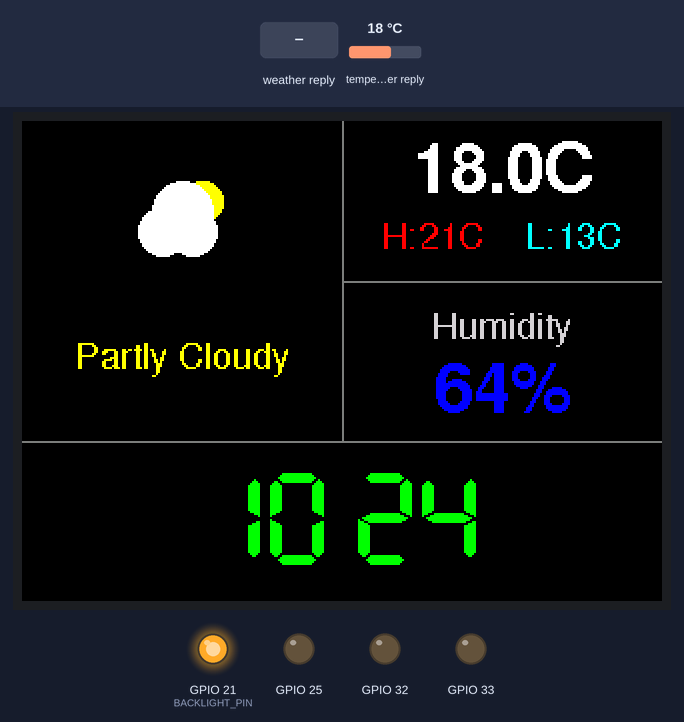
The sketch below on a simulated ESP32. Parts: 320×240 colour display, output pins drawn as LEDs (lit = HIGH). The test bench sets the inputs (shaded band); at power-on: temperature in the weather reply 18 °C. WiFi joins after 1.5 s; servers stay silent unless stated; the local clock reads 2024-03-15 10:24:30 at power-on unless the sketch sets it; web services answer with replies made up by the test bench; what the sketch prints to the serial monitor is not drawn.

Above: at 3.1 s.
3.2 s: weather in the web reply set to Clear
13.9 s: temperature in the weather reply set to -14 °C
At 21.7 s:
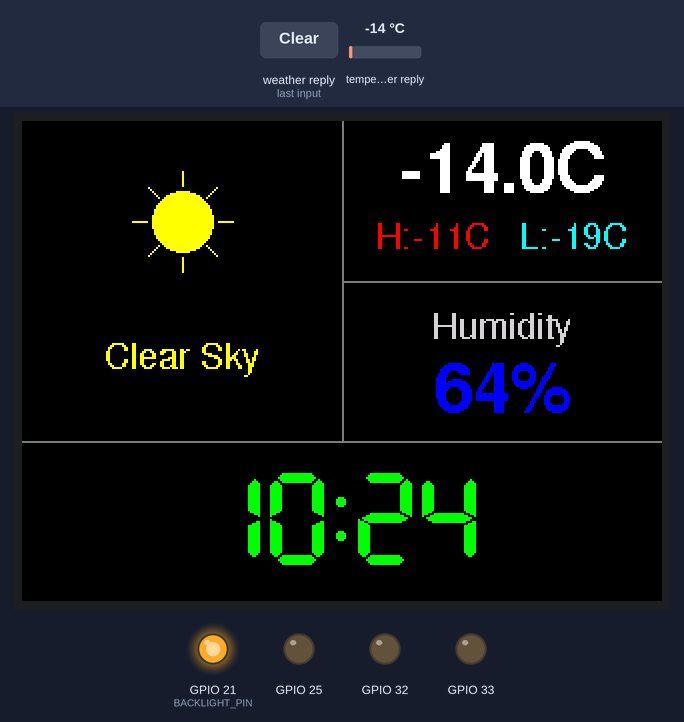
24.5 s: weather in the web reply set to Rain
At 41.4 s:
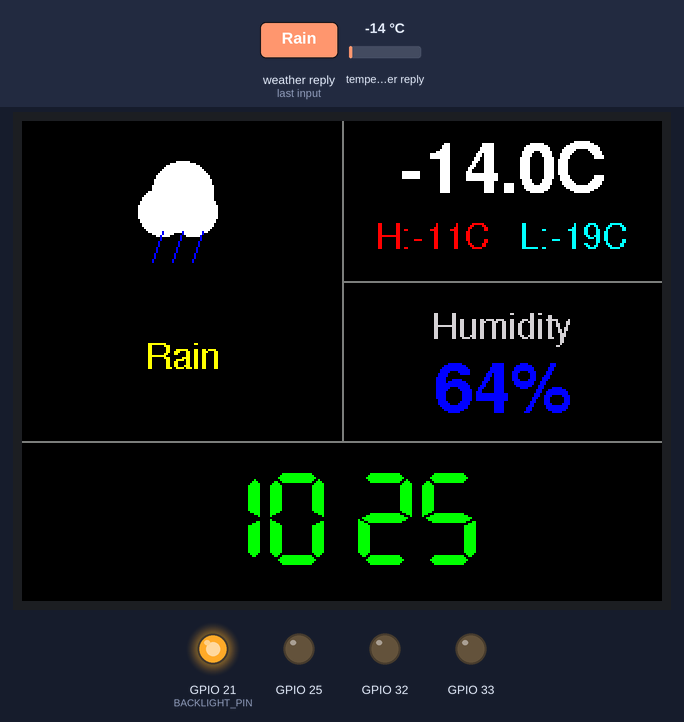
44.5 s: weather in the web reply set to Snow
At 61.8 s:
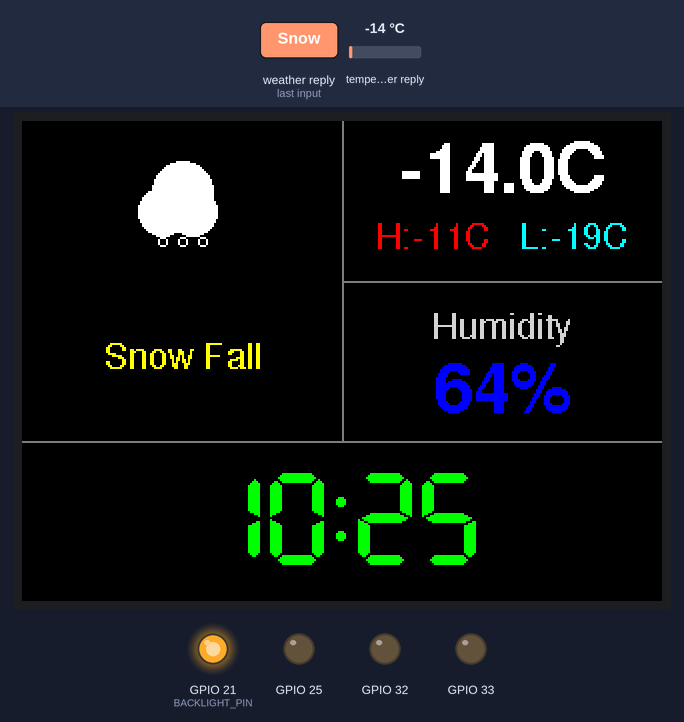
64.6 s: weather in the web reply set to Thunderstorm
At 81.4 s:
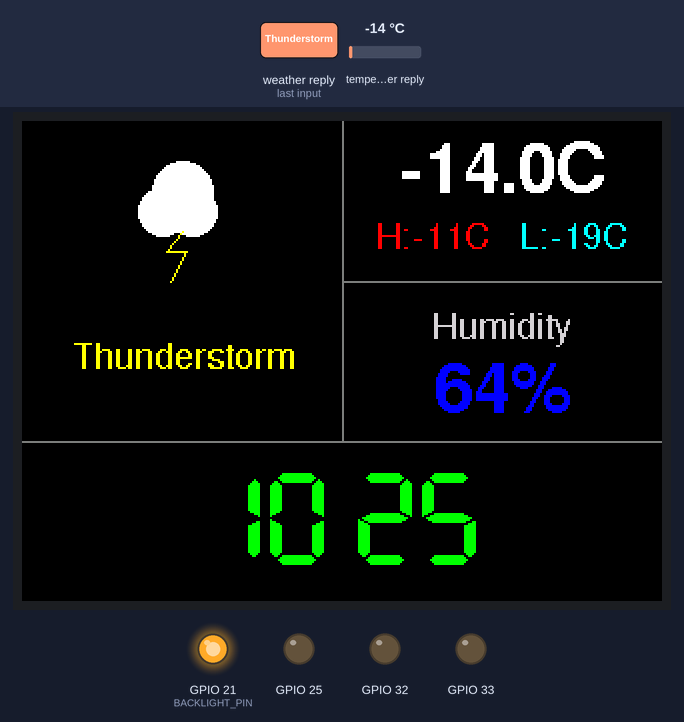
Timing chart, 0 to 82.9 s (numbered marks = the images above; inputs shaded):
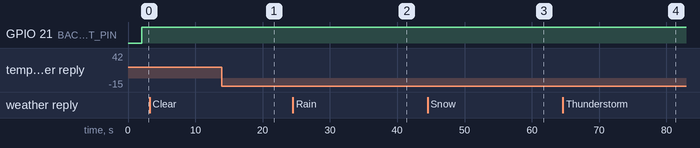

Measured:
- after the input at 24.5 s, the display: first differs from a run without the input after 16.1 s (image 2 shows a later state)
- after the input at 44.5 s, the display: first differs from a run without the input after 16.2 s (image 3 shows a later state)
- after the input at 64.6 s, the display: first differs from a run without the input after 16.3 s (image 4 shows a later state)

The sketch:

Temperature_with_Time.ino
```cpp
#include <WiFi.h>
#include <HTTPClient.h>
#include <ArduinoJson.h>
#include <TFT_eSPI.h>
#include <TFT_Touch.h>
#include "time.h"

// --- Configuration ---
const char* ssid = "YourWIFI2.4G";
const char* password = "YourWIFIPWDg";
const char* ntpServer = "pool.ntp.org";

// Vancouver/Richmond Timezone: PST (UTC-8) / PDT (UTC-7)
const long  gmtOffset_sec = -28800;
const int   daylightOffset_sec = 3600;

// LDR Pin for CYD
#define LDR_PIN 34
#define BACKLIGHT_PIN 21

// Touch pins for CYD 2.4 (Corrected)
#define TOUCH_CS 33
#define TOUCH_CLK 25
#define TOUCH_DIN 32
#define TOUCH_DOUT 39

// Type in your City's Coordinates
float latitude = 49.2827;
float longitude = -123.1207;

unsigned long lastWeatherUpdate = 0;
const long weatherInterval = 60000;
bool colonVisible = true;
unsigned long lastTick = 0;
bool showJustTime = false;
unsigned long lastScreenSwitch = 0;
const long screenInterval = 10000;

TFT_eSPI tft = TFT_eSPI();
TFT_Touch touch(TOUCH_CS, TOUCH_CLK, TOUCH_DIN, TOUCH_DOUT);

void setup() {
  Serial.begin(115200);
  tft.init();
  tft.setRotation(3);
  tft.invertDisplay(true);
  tft.fillScreen(TFT_BLACK);

  // Setup Backlight PWM
  pinMode(BACKLIGHT_PIN, OUTPUT);
  ledcSetup(0, 5000, 8); // Channel 0, 5kHz, 8-bit
  ledcAttachPin(BACKLIGHT_PIN, 0);

  // Setup Touch
  // TFT_Touch uses setCal() for calibration
  touch.setCal(200, 3700, 300, 3800, 320, 240, 1);

  WiFi.begin(ssid, password);
  while (WiFi.status() != WL_CONNECTED) { delay(500); }

  configTime(gmtOffset_sec, daylightOffset_sec, ntpServer);
  updateWeather();
}
void loop() {
  // Automatic screen rotation every 10 seconds
  if (millis() - lastScreenSwitch >= screenInterval) {
    showJustTime = !showJustTime;
    Serial.print("Switching to screen: ");
    Serial.println(showJustTime ? "Just Time" : "Main");
    tft.fillScreen(TFT_BLACK);
    lastScreenSwitch = millis();

    // Force immediate update
    if (!showJustTime) {
      updateWeather();
    }
  }

  if (millis() - lastTick >= 1000) {
    if (showJustTime) {
      displayJustTime();
    } else {
      displayClock();
      adjustBrightness();
    }
    colonVisible = !colonVisible;
    lastTick = millis();
  }

  if (!showJustTime && (millis() - lastWeatherUpdate >= weatherInterval)) {
    updateWeather();
    lastWeatherUpdate = millis();
  }
}

void displayClock() {
  struct tm timeinfo;
  if(!getLocalTime(&timeinfo)) return;

  char timeStr[6]; // HH:MM
  strftime(timeStr, 6, "%H:%M", &timeinfo);

  // Bottom area for clock: y from 160 to 239
  // Clear only this panel area
  tft.fillRect(0, 160, 320, 80, TFT_BLACK);
  tft.drawFastHLine(0, 160, 320, TFT_DARKGREY);

  tft.setTextColor(TFT_GREEN, TFT_BLACK);

  // Use Font 7 for LED/7-segment look
  // Middle of bottom section (approx): y=175
  if (colonVisible) {
    tft.drawCentreString(timeStr, 160, 175, 7);
  } else {
    // Hide colon by replacing it with a space in the string
    timeStr[2] = ' ';
    tft.drawCentreString(timeStr, 160, 175, 7);
  }
}

void adjustBrightness() {
  // Fixed at 100% brightness as requested
  ledcWrite(0, 255);
}

void displayJustTime() {
  struct tm timeinfo;
  if(!getLocalTime(&timeinfo)) return;

  char timeStr[6]; // HH:MM
  strftime(timeStr, 6, "%H:%M", &timeinfo);

  char dateStr[11]; // yyyy-mm-dd
  strftime(dateStr, 11, "%Y-%m-%d", &timeinfo);

  if (!colonVisible) {
    timeStr[2] = ' ';
  }

  tft.setTextColor(TFT_GREEN, TFT_BLACK);

  // Large Time (Size 2)
  tft.setTextSize(2);
  tft.drawCentreString(timeStr, 160, 40, 7);

  // Date (Size 1) at the bottom, reduced to 80% width (approx 256px)
  tft.setTextSize(1);
  int dateWidth = 256;
  int startX = (320 - dateWidth) / 2;
  float charSpacing = (float)dateWidth / 10.0;

  // Clear the date area first to allow transparent drawing
  tft.fillRect(0, 155, 320, 85, TFT_BLACK);
  tft.setTextColor(TFT_GREEN);

  for (int i = 0; i < 10; i++) {
    char buf[2] = {dateStr[i], 0};
    // Add 2px additional spacing for each digit after the first
    int offsetX = (i > 0) ? (i * 2) : 0;
    tft.drawString(buf, (int)(startX + (i * charSpacing)) + offsetX, 160, 7);
  }
}

void updateWeather() {
  if (WiFi.status() == WL_CONNECTED) {
    HTTPClient http;
    String url = "http://api.open-meteo.com/v1/forecast?latitude=" + String(latitude) +
                 "&longitude=" + String(longitude) +
                 "&current=temperature_2m,relative_humidity_2m,weather_code" +
                 "&daily=temperature_2m_max,temperature_2m_min&timezone=auto&forecast_days=1";

    http.begin(url);
    if (http.GET() > 0) {
      DynamicJsonDocument doc(2048);
      deserializeJson(doc, http.getString());
      drawUI(doc["current"]["temperature_2m"], doc["daily"]["temperature_2m_max"][0],
             doc["daily"]["temperature_2m_min"][0], doc["current"]["relative_humidity_2m"],
             doc["current"]["weather_code"]);
    }
    http.end();
  }
}

void drawWeatherIcon(int x, int y, int code) {
  switch (code) {
    case 0: // Clear Sky - Sun
      tft.fillCircle(x, y, 15, TFT_YELLOW);
      for (int i = 0; i < 360; i += 45) {
        float rad = i * 3.14159265 / 180.0;
        int x1 = x + (int)(cos(rad) * 18);
        int y1 = y + (int)(sin(rad) * 18);
        int x2 = x + (int)(cos(rad) * 25);
        int y2 = y + (int)(sin(rad) * 25);
        tft.drawLine(x1, y1, x2, y2, TFT_YELLOW);
      }
      break;
    case 1: case 2: case 3: // Partly Cloudy
      // Sun
      tft.fillCircle(x + 10, y - 10, 10, TFT_YELLOW);
      // Cloud
      tft.fillCircle(x - 10, y + 5, 12, TFT_WHITE);
      tft.fillCircle(x + 5, y + 5, 12, TFT_WHITE);
      tft.fillCircle(x, y - 5, 15, TFT_WHITE);
      break;
    case 45: case 48: // Foggy
      for (int i = -15; i <= 15; i += 10) {
        tft.drawFastHLine(x - 20, y + i, 40, TFT_LIGHTGREY);
      }
      break;
    case 51: case 53: case 55: // Drizzle
    case 61: case 63: case 65: // Rain
    case 80: case 81: case 82: // Rain Showers
      // Cloud
      tft.fillCircle(x - 10, y - 5, 12, TFT_WHITE);
      tft.fillCircle(x + 5, y - 5, 12, TFT_WHITE);
      tft.fillCircle(x, y - 15, 15, TFT_WHITE);
      // Rain drops
      for (int i = 0; i < 3; i++) {
        tft.drawLine(x - 10 + i * 10, y + 5, x - 15 + i * 10, y + 20, TFT_BLUE);
      }
      break;
    case 71: case 73: case 75: // Snow
    case 77: // Snow Grains
    case 85: case 86: // Snow Showers
      // Cloud
      tft.fillCircle(x - 10, y - 5, 12, TFT_WHITE);
      tft.fillCircle(x + 5, y - 5, 12, TFT_WHITE);
      tft.fillCircle(x, y - 15, 15, TFT_WHITE);
      // Snow (asterisks)
      for (int i = 0; i < 3; i++) {
        tft.drawCircle(x - 10 + i * 10, y + 10, 2, TFT_WHITE);
      }
      break;
    case 95: case 96: case 99: // Thunderstorm
      // Cloud
      tft.fillCircle(x - 10, y - 5, 12, TFT_WHITE);
      tft.fillCircle(x + 5, y - 5, 12, TFT_WHITE);
      tft.fillCircle(x, y - 15, 15, TFT_WHITE);
      // Lightning
      tft.drawLine(x, y + 5, x - 8, y + 15, TFT_YELLOW);
      tft.drawLine(x - 8, y + 15, x + 2, y + 15, TFT_YELLOW);
      tft.drawLine(x + 2, y + 15, x - 6, y + 30, TFT_YELLOW);
      break;
    default:
      tft.drawCentreString("?", x, y - 10, 4);
      break;
  }
}

void drawUI(float current, float high, float low, int hum, int code) {
  // Clear weather area (0,0 to 320,159)
  tft.fillRect(0, 0, 320, 160, TFT_BLACK);

  // Layout dividers for top section
  tft.drawFastVLine(160, 0, 160, TFT_DARKGREY);
  tft.drawFastHLine(160, 80, 160, TFT_DARKGREY);

  // Left Panel: Icon & Condition Text
  drawWeatherIcon(80, 50, code); // Centered in left panel
  tft.setFreeFont(&FreeSans9pt7b);
  tft.setTextColor(TFT_YELLOW);
  tft.drawCentreString(getWMOString(code), 80, 110, 1);

  // Right Top: Current Temp & High/Low
  tft.setTextDatum(TC_DATUM); // Top Center
  tft.setFreeFont(&FreeSansBold18pt7b);
  tft.setTextColor(TFT_WHITE);
  tft.drawString(String(current, 1) + "C", 240, 10);

  tft.setFreeFont(&FreeSans9pt7b);
  tft.setTextColor(TFT_RED);
  tft.drawString("H:" + String(high, 0) + "C", 205, 50);
  tft.setTextColor(TFT_CYAN);
  tft.drawString("L:" + String(low, 0) + "C", 275, 50);

  // Right Bottom: Humidity
  tft.setTextColor(TFT_LIGHTGREY);
  tft.drawString("Humidity", 240, 95);
  tft.setTextColor(TFT_BLUE);
  tft.setFreeFont(&FreeSansBold18pt7b);
  tft.drawString(String(hum) + "%", 240, 120);

  tft.setTextDatum(TL_DATUM); // Reset to default Top Left
}

String getWMOString(int code) {
  switch (code) {
    case 0: return "Clear Sky";
    case 1: case 2: case 3: return "Partly Cloudy";
    case 45: case 48: return "Foggy";
    case 51: case 53: case 55: return "Drizzle";
    case 61: case 63: case 65: return "Rain";
    case 66: case 67: return "Freezing Rain";
    case 71: case 73: case 75: return "Snow Fall";
    case 77: return "Snow Grains";
    case 80: case 81: case 82: return "Rain Showers";
    case 85: case 86: return "Snow Showers";
    case 95: return "Thunderstorm";
    case 96: case 99: return "TS with Hail";
    default: return "Unknown";
  }
}
```
